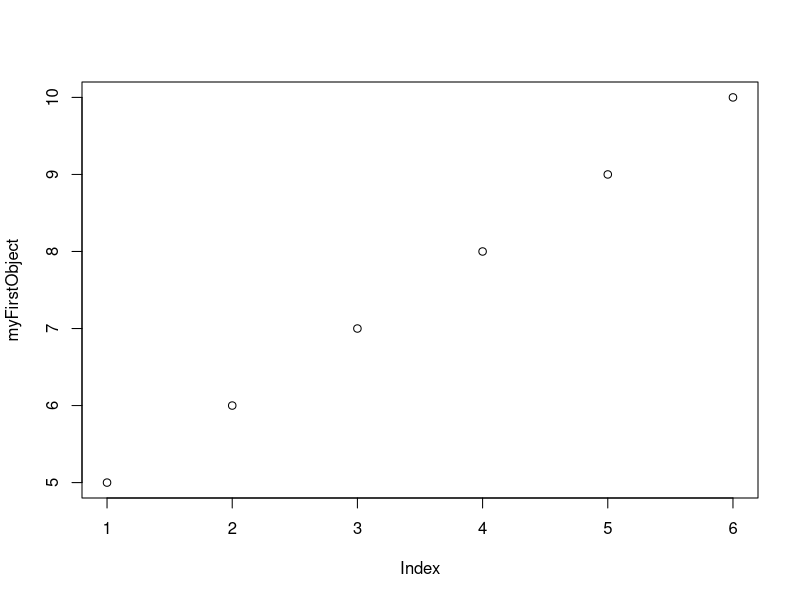

Source code (R):
# created object - Vector
myFirstObject <- 5:10;myFirstObject
#Print nos in console
# ";" => start of new row

#Plot 6 integers against their index
plot(myFirstObject)

#Object Assignment :  '<-' , '=' 
b <- c(5:8)

#function assign
assign("y",c(4.5,9,3))

#see which objects are already created
ls()

#removed an object
rm("b")

sum(y) #sum
sqrt(y) #square root

#print a particular value 
y[1] #index position

newObj <- c(myFirstObject,y,7);newObj

# which() returns the index position(s) of a given value/condition from object specified
which(newObj == 7)

#[] returns the value at the specified index position
newObj[5]
